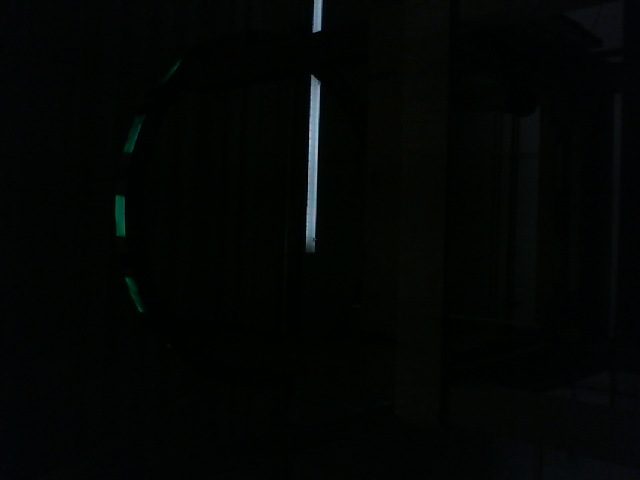
#> input picture Interpolation/Interpolation_images/updated/70_images/70_1.0.png, 640 x 480 px; its folder holds only this picture in this run
$ python interpolationTesting.py
#> lines starting #> are read from the running program, lines starting #| are printed output that depends on the picture; after the words box and inside, x2 and y2 are one past the last pixel; in counts of white or black regions, pixels touching at a corner belong together; long printed decimals are rounded
# desmos: https://www.desmos.com/calculator/ehu1yvja9z
# spreadsheet: https://docs.google.com/spreadsheets/d/1d8-onbCrB8yX4l5LnZqRzTZSysHMrqlJEVc6LUvenfE/edit?usp=sharing
# equation of best fit: y = (36.75131166 * (math.e ** (0.002864827 * cx))) + 18.65849

import math
import imutils
import numpy as np
import cv2
import glob
import math

images = glob.glob(
    '/Users/ipsita/PycharmProjects/GRTVision 2021-2022/Ipsita_vision//Interpolation/Interpolation_images/updated/70_images/*.png')

for fname in images:
    frame = cv2.imread(fname)
#> frame is the input picture: shape (480, 640, 3); mean B, G, R 3.9, 5.3, 2.3
    h, w, _ = frame.shape
#> h = 480; w = 640
    cam_x = int((w / 2) - 0.5)
#> cam_x = 319
    cam_y = int((h / 2) - 0.5)
#> cam_y = 239
    cam_center = (cam_x, cam_y)
#> cam_center = (319, 239)

    img = frame.copy()
    blur = cv2.blur(img, (4, 4))

    hsv = cv2.cvtColor(blur, cv2.COLOR_BGR2HSV)
#> hsv: shape (480, 640, 3); mean H, S, V 73.7, 189.9, 5.7
    gray = cv2.cvtColor(hsv, cv2.COLOR_BGR2GRAY)
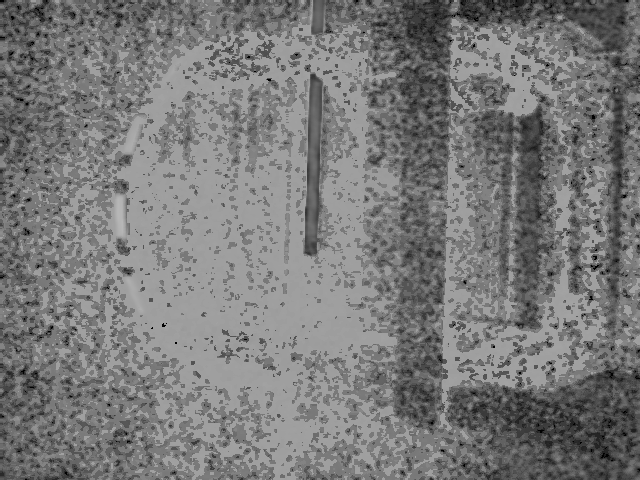
#> gray: shape (480, 640); min 0, max 183, mean 121.6

    # mask = cv2.inRange(hsv, lower_bound, upper_bound)
    mask = cv2.inRange(hsv, (0, 200, 17), (255, 255, 255))
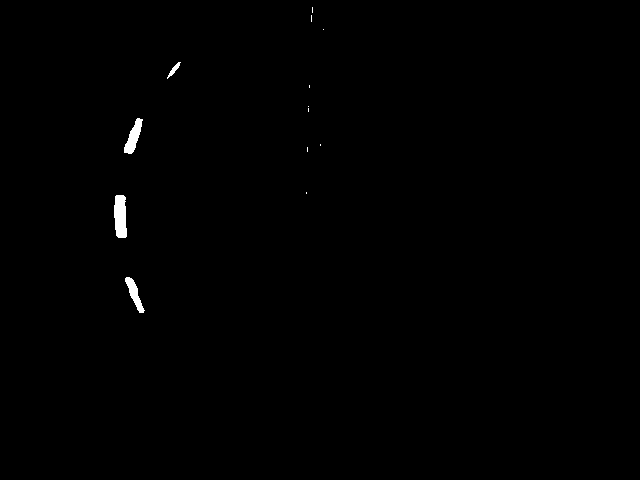
#> mask: shape (480, 640); 0.38% white; 13 white regions (9 under 20 px)
    result = cv2.bitwise_and(frame, frame, mask=mask)

    contours = cv2.findContours(mask.copy(), cv2.RETR_EXTERNAL, cv2.CHAIN_APPROX_SIMPLE)
#> contours = 13 contours, 9 with area under 20; largest, box (x1, y1, x2, y2) and area: (114, 195, 127, 238) 425, (124, 118, 143, 154) 288, (125, 277, 145, 313) 237, (167, 62, 181, 79) 52
    contours = imutils.grab_contours(contours)

    if len(contours) != 0:
        c = max(contours, key=cv2.contourArea)
#> c = contour of 22 points, box (x1, y1, x2, y2) (114, 195, 127, 238), area 425
        M = cv2.moments(c)
#> M = moments, m00 425, centre m10/m00, m01/m00 = (120, 216.1)
        if M["m00"] != 0:
            cx = int(M["m10"] / M["m00"])  # (testing)
#> cx = 119
            cy = int(M["m01"] / M["m00"])
#> cy = 216
        else:
            cx, cy = 0, 0
        center = (cx, cy)
#> center = (119, 216)
        print (cx)
#| 119
        area = cv2.contourArea(c)
#> area = 425
        x, y, w, h = cv2.boundingRect(c)
#> x = 114; y = 195; w = 13; h = 43
        cv2.rectangle(frame, (x, y), (x + w, y + h), (0, 255, 255), 1)
#> frame: shape (480, 640, 3); 0.04% of pixels changed, all inside (x1, y1, x2, y2) = (114, 195, 128, 239)
        cv2.circle(frame, center, 1, (0, 255, 255), -1)
#> frame: shape (480, 640, 3); mean B, G, R 3.9, 5.4, 2.4
        distance = (36.75131166 * (math.e ** (0.002864827 * cx))) + 18.65849
#> distance = 70.34

        print(str(distance) + ", " + str(area))
#| 70.339, 425.0
        #print(area)

        cv2.imshow('Original', frame)
        # cv2.imshow('Mask', mask)
        key = cv2.waitKey(200)
#> (key Esc is pressed here)
        if key == 27:
            break
